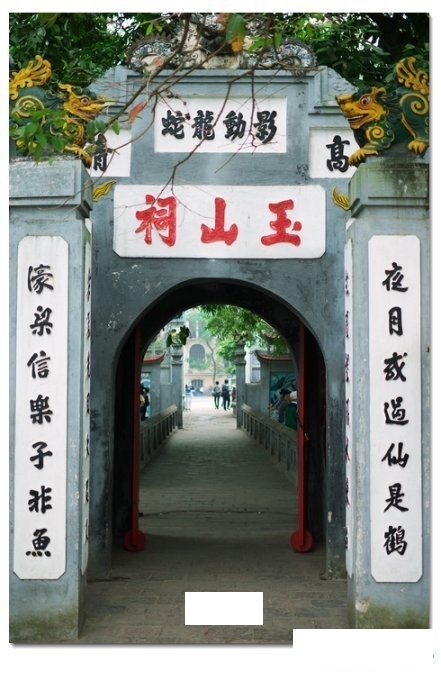
#> input picture image/input_img.jpg, 441 x 690 px
$ python preprocess.py --image ../../../../image/input_img.jpg
#> lines starting #> are read from the running program, lines starting #| are printed output that depends on the picture
import cv2
import argparse
import numpy as np
from matplotlib import pyplot as plt


if __name__ == '__main__':
    print(f'Code preprocess')

    # region construct the argument parser and parse the arguments
    ap = argparse.ArgumentParser()
    ap.add_argument("-i", "--image", required=True,
    help="path to input image")
    args = vars(ap.parse_args())
    # endregion


    # region load the image, convert it to grayscale, and display it to our screen
    image = cv2.imread(args["image"])
#> image is the input picture: shape (690, 441, 3); mean B, G, R 133.1, 139.5, 134
    gray = cv2.cvtColor(image, cv2.COLOR_BGR2GRAY)
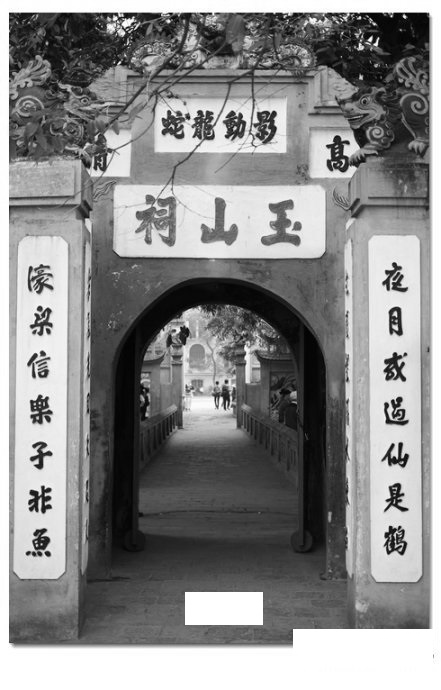
#> gray: shape (690, 441); min 0, max 255, mean 137.1
    # endregion

    # region Image enhancement
    # denoised_image = cv2.fastNlMeansDenoisingColored(gray, None, 10, 10, 7, 21)

    # Remove noise using a median filter
    filtered_image = cv2.medianBlur(src = gray, ksize = 3)

    kernel = np.array([[0, -1, 0], [-1, 5, -1], [0, -1, 0]], np.float32)
    sharpened_image = cv2.filter2D(filtered_image, -1, kernel=kernel)
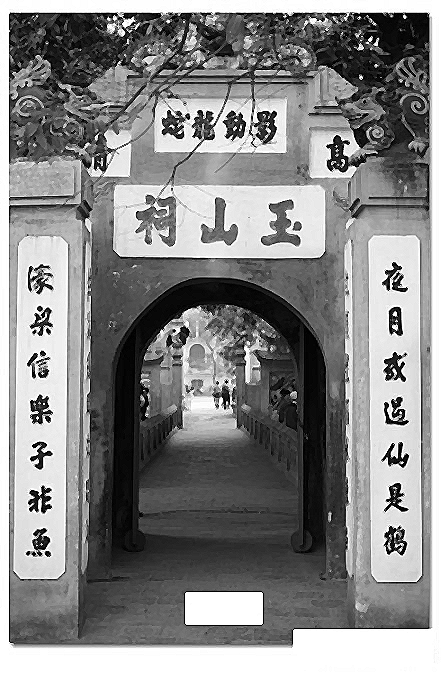
#> sharpened_image: shape (690, 441); min 0, max 255, mean 136.7


    # Equalize the histogram
    equalized_image = cv2.equalizeHist(sharpened_image)
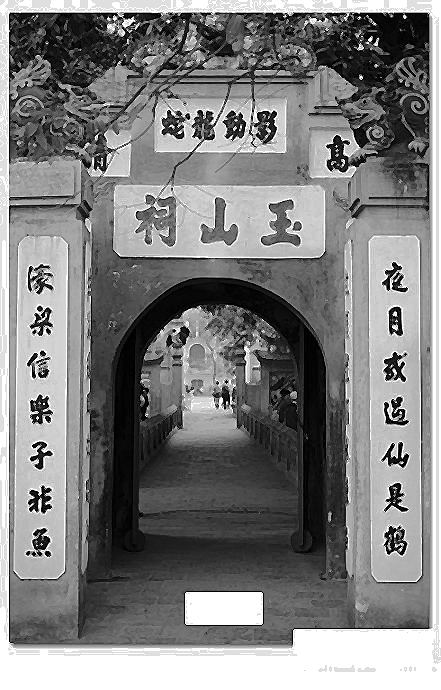
#> equalized_image: shape (690, 441); min 0, max 255, mean 127

    hist,bins = np.histogram(gray.flatten(),256,[0,256])
#> hist = 256 values, max 27460 at index 255, min 7 at index 0, mean 1188.6; bins = 257 values from 0 to 256
    cdf = hist.cumsum()
#> cdf = 256 values from 7 to 304290
    cdf_normalized = cdf * float(hist.max()) / cdf.max()
#> cdf_normalized = 256 values from 0.632 to 27460


    cdf_m = np.ma.masked_equal(cdf,0)
    cdf_m = (cdf_m - cdf_m.min())*255/(cdf_m.max()-cdf_m.min())
    cdf = np.ma.filled(cdf_m,0).astype('uint8')
#> cdf = 256 values from 0 to 255

    img2 = cdf[gray]
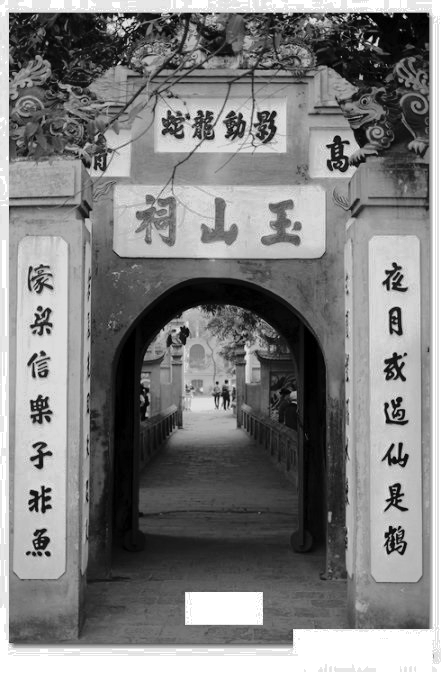
#> img2: shape (690, 441); min 0, max 255, mean 128.6

    plt.plot(cdf_normalized, color = 'b')
    plt.hist(gray.flatten(),256,[0,256], color = 'r')
    plt.xlim([0,256])
    plt.legend(('cdf','histogram'), loc = 'upper left')
    plt.show()
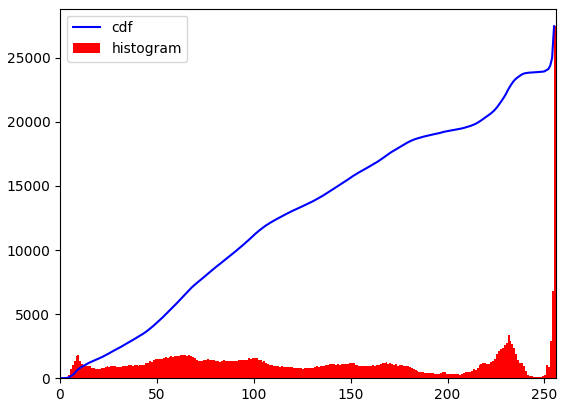
#> figure drawn by matplotlib, 1 panel; tallest bar 27460 high, from x = 255 to 256; curve peaks at x = 255, y = 27460


    cv2.imshow('Image', image)
    cv2.imshow('img2', img2)
    # # cv2.imshow('denoised_image', denoised_image)
    # cv2.imshow('sharpened_image', sharpened_image)
    # cv2.imshow('filtered_image', filtered_image)
    # cv2.imshow('equalized_image', equalized_image)
    cv2.waitKey(0)
    cv2.destroyAllWindows()
    # endregion
